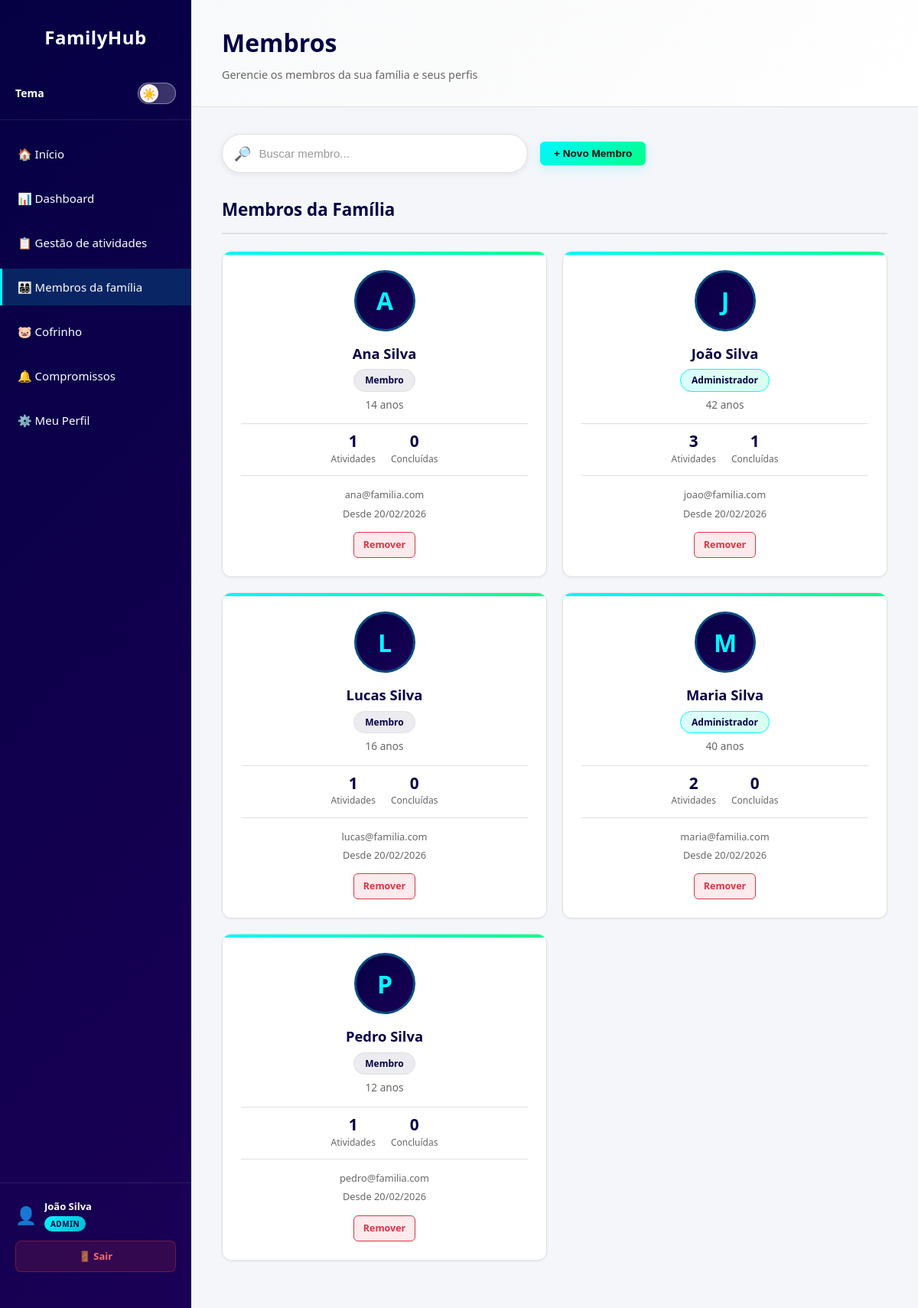
The app's page /membros.php (signed in) with its own data.
### tables this page shows
CREATE TABLE IF NOT EXISTS membro (
    id INT AUTO_INCREMENT PRIMARY KEY,
    nome VARCHAR(100) NOT NULL,
    idade INT NOT NULL,
    foto VARCHAR(255) DEFAULT NULL,
    data_cadastro TIMESTAMP DEFAULT CURRENT_TIMESTAMP
);

### includes/auth_check.php (called while the page is built, shortened)
<?php
$membro_id   = $_SESSION['membro_id'];
$membro_nome = $_SESSION['membro_nome'];
$is_admin    = $_SESSION['is_admin'] ?? false;
require_once __DIR__ . '/../config/database.php';
try {
    $pdo->exec("ALTER TABLE membro ADD COLUMN IF NOT EXISTS foto VARCHAR(255) DEFAULT NULL");
} catch (PDOException $e) {
}
try {
    $stmt_perfil = $pdo->prepare("
        SELECT m.foto, u.email
        FROM membro m
        LEFT JOIN usuario u ON u.membro_id = m.id
        WHERE m.id = ?
        LIMIT 1
    ");
    $stmt_perfil->execute([$membro_id]);
    $perfil_row   = $stmt_perfil->fetch();
    $membro_foto  = $perfil_row['foto']  ?? null;
} catch (PDOException $e) {
    $membro_foto  = null;
    $membro_email = null;
}

### membros.php (the view, shortened to what this page needs)
<?php
require_once 'includes/auth_check.php';
require_once 'config/database.php';
$current_page = 'membros';
$page_css     = 'membros.css';
$membros = $pdo->query("
    SELECT m.*,
        (SELECT COUNT(*) FROM tarefa t WHERE t.membro_id = m.id) as total_tarefas,
        (SELECT COUNT(*) FROM tarefa t WHERE t.membro_id = m.id AND t.status = 'Concluída') as tarefas_concluidas,
        (SELECT u.email FROM usuario u WHERE u.membro_id = m.id LIMIT 1) as email
    FROM membro m
    ORDER BY m.nome
")->fetchAll();
?>
<?php include 'includes/header.php'; ?>
<body>
    <div class="layout">
        <?php include 'includes/sidebar.php'; ?>
        <main class="main-membros">
            <div class="header-page">
                <h1>Membros</h1>
                <p>Gerencie os membros da sua família e seus perfis</p>
            </div>
            <div class="container">
                <div class="actions-bar">
                    <div class="search-members">
                        <span class="icon">🔎</span>
                        <input type="text" placeholder="Buscar membro..." id="search-membro">
                    </div>
                    <?php if ($is_admin): ?>
                        <button class="btn btn-primary" id="btn-novo-membro">+ Novo Membro</button>
                    <?php endif; ?>
                </div>
                <h3 class="section-title">Membros da Família</h3>
                <div class="members-grid" id="members-grid">
                    <?php foreach ($membros as $i => $membro):
                        $is_membro_admin = in_array($membro['id'], [1, 2]);
                        $foto = $membro['foto'];
                        $tem_foto = !empty($foto) && (filter_var($foto, FILTER_VALIDATE_URL) || file_exists(__DIR__ . '/' . $foto));
                    ?>
                        <div class="member-card">
                            <div class="member-avatar-wrap">
                                <?php if ($tem_foto): ?>
                                    <img src="<?php echo htmlspecialchars($membro['foto']); ?>" alt="Foto de <?php echo htmlspecialchars($membro['nome']); ?>" class="member-photo">
                                <?php else: ?>
                                    <div class="member-avatar-placeholder">
                                        <?php echo strtoupper(substr($membro['nome'], 0, 1)); ?>
                                    </div>
                                <?php endif; ?>
                            </div>
                            <div class="member-info">
                                <h4><?php echo htmlspecialchars($membro['nome']); ?></h4>
                                <?php if ($is_membro_admin): ?>
                                    <span class="member-role role-admin">Administrador</span>
                                <?php else: ?>
                                    <span class="member-role role-membro">Membro</span>
                                <?php endif; ?>
                                <p class="member-parentesco"><?php echo $membro['idade']; ?> anos</p>
                            </div>
                            <div class="member-stats">
                                <div class="member-stat">
                                    <span class="stat-value"><?php echo $membro['total_tarefas']; ?></span>
                                    <span class="stat-label">Atividades</span>
                                </div>
                                <div class="member-stat">
                                    <span class="stat-value"><?php echo $membro['tarefas_concluidas']; ?></span>
                                    <span class="stat-label">Concluídas</span>
                                </div>
                            </div>
                            <div class="member-contact">
                                <span><?php echo htmlspecialchars($membro['email'] ?? 'Sem email'); ?></span>
                                <span>Desde <?php echo date('d/m/Y', strtotime($membro['data_cadastro'])); ?></span>
                            </div>
                            <?php if ($is_admin): ?>
                                <div class="member-actions">
                                    <a href="api/membro_delete.php?id=<?php echo $membro['id']; ?>"
                                       class="btn btn-danger btn-sm"
                                       onclick="return confirm('Remover este membro?')">Remover</a>
                                </div>
                            <?php endif; ?>
                        </div>
                    <?php endforeach; ?>
                </div>
            </div>
        </main>
    </div>
</body>
</html>

### includes/header.php (shortened to what this page needs)
<!DOCTYPE html>
<html lang="pt-br">
<head>
    <link rel="stylesheet" href="css/<?php echo isset($page_css) ? $page_css : 'style.css'; ?>">
</head>

### includes/sidebar.php (shortened to what this page needs)
<nav class="sidebar">
    <h2 class="logo">FamilyHub</h2>
    <div class="theme-toggle-sidebar">
        <label for="theme-toggle-page" class="toggle-label-text">Tema</label>
        <div class="toggle-wrapper">
            <label for="theme-toggle-page" class="toggle-label"></label>
        </div>
    </div>
    <ul>
        <li><a href="index.php"         <?php echo ($current_page ?? '') === 'index'         ? 'class="active"' : ''; ?>>🏠 Início</a></li>
        <li><a href="dashboard.php"     <?php echo ($current_page ?? '') === 'dashboard'     ? 'class="active"' : ''; ?>>📊 Dashboard</a></li>
        <li><a href="atividades.php"    <?php echo ($current_page ?? '') === 'atividades'    ? 'class="active"' : ''; ?>>📋 Gestão de atividades</a></li>
        <li><a href="membros.php"       <?php echo ($current_page ?? '') === 'membros'       ? 'class="active"' : ''; ?>>👨‍👩‍👧‍👦 Membros da família</a></li>
        <li><a href="cofrinho.php"       <?php echo ($current_page ?? '') === 'cofrinho'       ? 'class="active"' : ''; ?>>🐷 Cofrinho</a></li>
        <li><a href="notificacoes.php"  <?php echo ($current_page ?? '') === 'notificacoes'  ? 'class="active"' : ''; ?>>🔔 Compromissos</a></li>
        <li><a href="perfil.php"        <?php echo ($current_page ?? '') === 'perfil'        ? 'class="active"' : ''; ?>>⚙️ Meu Perfil</a></li>
    </ul>
    <div class="sidebar-footer">
        <div class="user-info">
            <?php
            $foto_path   = $membro_foto ?? null;
            $foto_existe = $foto_path && (filter_var($foto_path, FILTER_VALIDATE_URL) || file_exists(__DIR__ . '/../' . ltrim($foto_path, '/')));
            ?>
            <?php if ($foto_existe): ?>
                <img src="<?php echo htmlspecialchars($foto_path); ?>"
                     alt="Foto de <?php echo htmlspecialchars($membro_nome); ?>"
                     class="sidebar-user-photo">
            <?php else: ?>
                <span class="user-icon">👤</span>
            <?php endif; ?>
            <div class="user-text">
                <span class="user-name"><?php echo htmlspecialchars($membro_nome); ?></span>
                <?php if ($is_admin): ?>
                    <span class="admin-badge">Admin</span>
                <?php endif; ?>
            </div>
        </div>
        <a href="logout.php" class="logout-btn">🚪 Sair</a>
    </div>
</nav>

### records on screen
membro: nome "A", nome "Ana Silva", shows "Membro", idade "14", total_tarefas "1", tarefas_concluidas "0", email "ana@familia.com", data_cadastro "20/02/2026"
membro: nome "J", nome "João Silva", shows "Administrador", idade "42", total_tarefas "3", tarefas_concluidas "1", email "joao@familia.com", data_cadastro "20/02/2026"
membro: nome "L", nome "Lucas Silva", shows "Membro", idade "16", total_tarefas "1", tarefas_concluidas "0", email "lucas@familia.com", data_cadastro "20/02/2026"
membro: nome "M", nome "Maria Silva", shows "Administrador", idade "40", total_tarefas "2", tarefas_concluidas "0", email "maria@familia.com", data_cadastro "20/02/2026"
membro: nome "P", nome "Pedro Silva", shows "Membro", idade "12", total_tarefas "1", tarefas_concluidas "0", email "pedro@familia.com", data_cadastro "20/02/2026"

### other values on screen
$membro_nome "João Silva"
